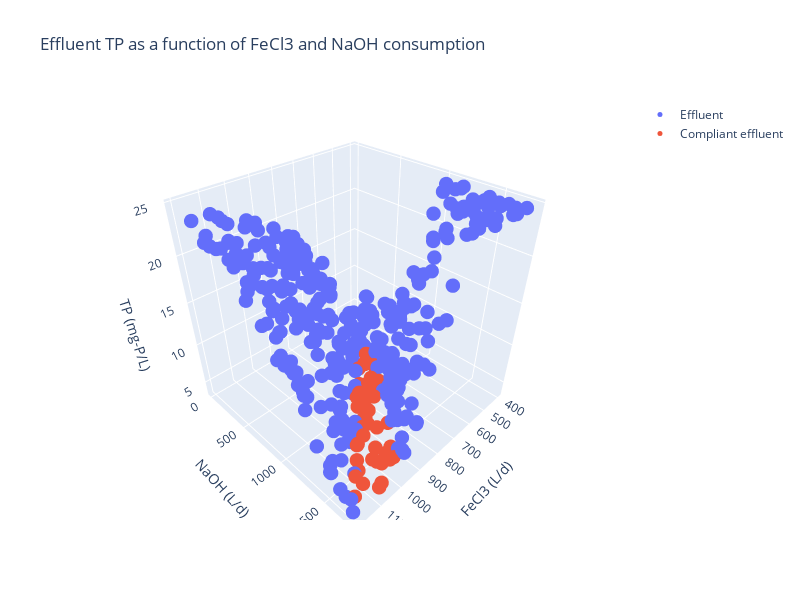

Notebook code cell kept with this figure:
### Code cell
x = results['FeCl3(L/d)']
y = results['NaOH(L/d)']
z = results['P - Total P [mgP/L]']

a = compliant_effluent_df['FeCl3(L/d)']
b = compliant_effluent_df['NaOH(L/d)']
c = compliant_effluent_df['P - Total P [mgP/L]']


fig=go.Figure()
fig.add_trace(go.Scatter3d(x=x, y=y, z=z, mode='markers',
                                   marker=dict(size=5),name='Effluent'))

fig.add_trace(go.Scatter3d(x=a, y=b, z=c, mode='markers',
                                   marker=dict(size=5),name='Compliant effluent'))

fig.update_layout(title='Effluent TP as a function of FeCl3 and NaOH consumption',
                  scene=dict(
                      xaxis_title='FeCl3 (L/d)',
                      yaxis_title='NaOH (L/d)',
                      zaxis_title='TP (mg-P/L)'
                  ))
fig.update_layout(width=800, height=600)

fig.show()

### Figure 1 — Plotly figure (JSON) as saved in the notebook; plotly's stock layout.template omitted (floating-point values rounded to 4 significant figures; data arrays with more than 128 entries replaced by an {"elided": "..."} marker saying what was removed)
{"data": [{"marker": {"size": 5}, "mode": "markers", "name": "Effluent", "type": "scatter3d", "x": {"elided": "370 int values"}, "y": {"elided": "370 int values"}, "z": {"elided": "370 float values"}}, {"marker": {"size": 5}, "mode": "markers", "name": "Compliant effluent", "type": "scatter3d", "x": [944, 965, 749, 977, 802, 991, 810, 865, 1005, 1057, 840, 670, 886, 684, 1043, 863, 834, 682, 716, 1097, 638, 980, 897, 854, 777, 729, 1074, 902, 832, 937, 896, 792, 964, 724, 1007, 752, 1070, 997, 762, 1149, 1093, 769, 925, 932, 726, 966, 780, 951, 1001], "y": [1600, 1467, 959, 1638, 1000, 1331, 958, 1059, 1564, 1717, 1060, 842, 1192, 754, 1435, 1394, 1071, 750, 746, 1614, 677, 1608, 1190, 1161, 886, 986, 1728, 1252, 977, 1569, 1342, 1095, 1570, 1012, 1522, 945, 1509, 1336, 1031, 1644, 1529, 1026, 1242, 1240, 924, 1653, 889, 1308, 1605], "z": [4.96, 4.33, 4.64, 4.74, 4.41, 4.06, 4.33, 4.22, 4.31, 4.34, 4.31, 4.99, 4.28, 4.73, 4, 4.92, 4.35, 4.73, 4.54, 4.01, 4.93, 4.59, 4.23, 4.38, 4.4, 4.84, 4.27, 4.29, 4.26, 4.88, 4.47, 4.62, 4.6, 4.95, 4.22, 4.6, 3.99, 4.05, 4.69, 3.91, 3.95, 4.63, 4.18, 4.16, 4.73, 4.96, 4.39, 4.16, 4.42]}], "layout": {"height": 600, "scene": {"xaxis": {"title": {"text": "FeCl3 (L/d)"}}, "yaxis": {"title": {"text": "NaOH (L/d)"}}, "zaxis": {"title": {"text": "TP (mg-P/L)"}}}, "title": {"text": "Effluent TP as a function of FeCl3 and NaOH consumption"}, "width": 800}}
